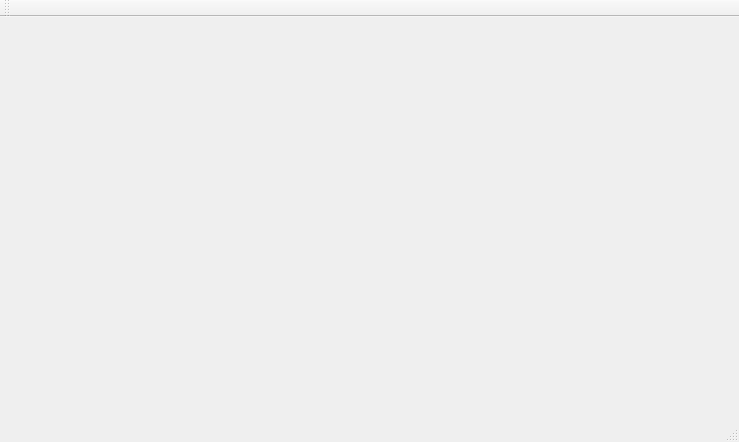
<?xml version="1.0" encoding="UTF-8"?>
<ui version="4.0">
 <class>MainWindow</class>
 <widget class="QMainWindow" name="MainWindow">
  <property name="geometry">
   <rect>
    <x>0</x>
    <y>0</y>
    <width>739</width>
    <height>442</height>
   </rect>
  </property>
  <widget class="QWidget" name="centralWidget"/>
  <widget class="QMenuBar" name="menuBar">
   <property name="geometry">
    <rect>
     <x>0</x>
     <y>0</y>
     <width>739</width>
     <height>21</height>
    </rect>
   </property>
  </widget>
  <widget class="QToolBar" name="mainToolBar">
   <attribute name="toolBarArea">
    <enum>TopToolBarArea</enum>
   </attribute>
   <attribute name="toolBarBreak">
    <bool>false</bool>
   </attribute>
  </widget>
  <widget class="QStatusBar" name="statusBar"/>
 </widget>
 <layoutdefault spacing="6" margin="11"/>
 <resources/>
 <connections/>
</ui>
